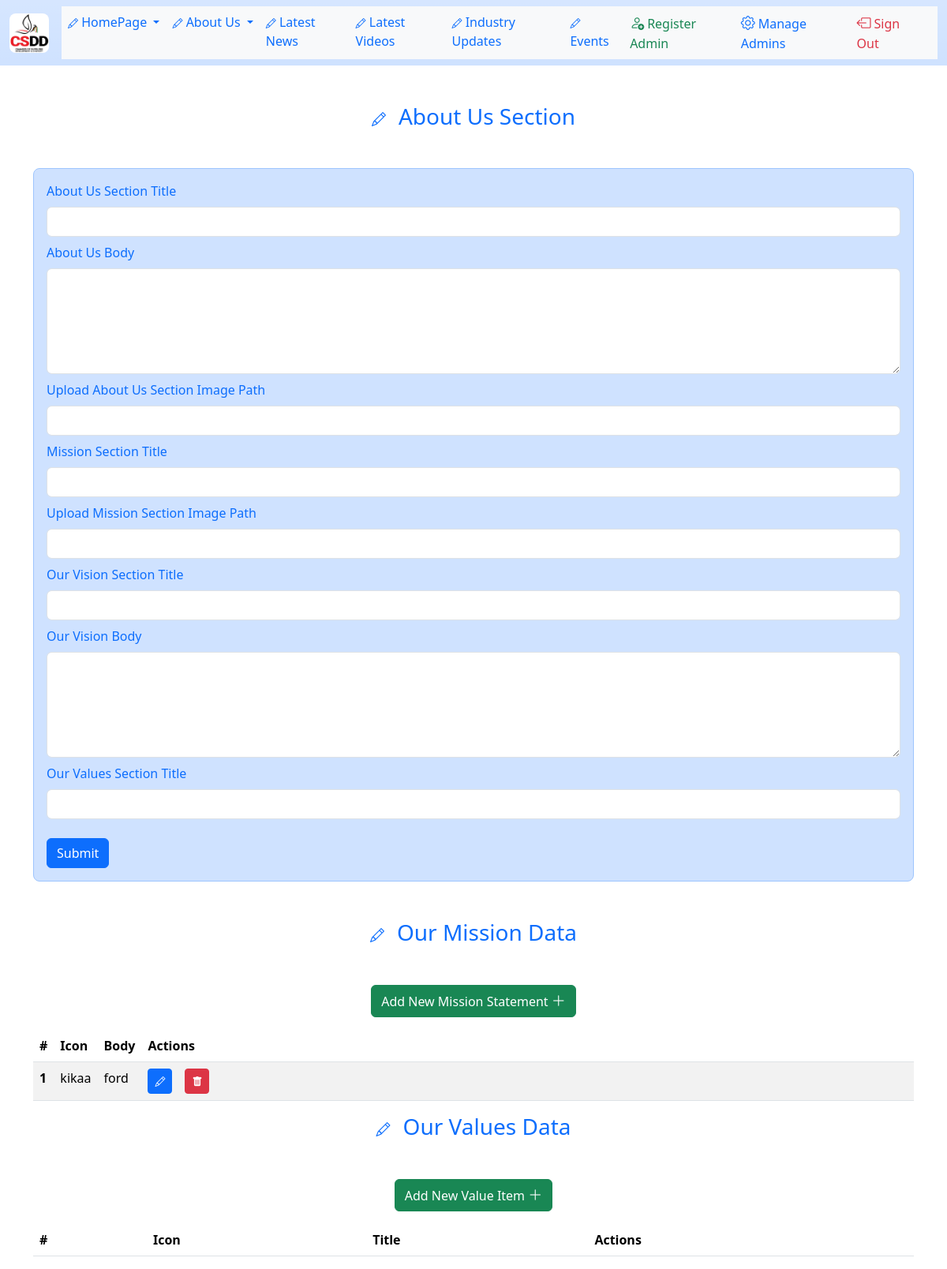
Screenshot of /about_us_section (signed in) with the database file from the repository.
### app/models.py (models this page shows, shortened)
class MissionItems(db.Model):
    id = db.Column(db.Integer, primary_key=True)
    section_mission_icon = db.Column(db.String(150))
    section_mission_body = db.Column(db.String(200))

### app/routes.py (the view)
@app.route("/about_us_section", methods=["GET", "POST"])
@login_required
def about_us_section():
    form = AboutUsSectionForm()
    query = AboutUsSection.query
    about_us_section_data = query.first()
    if form.validate_on_submit():
        if about_us_section_data is None:
            about_us_section_data = AboutUsSection(
                section_about_us_title=form.section_about_us_title.data,  # type: ignore
                section_about_us_body=form.section_about_us_body.data,  # type: ignore
                section_about_us_image_path=form.section_about_us_image_path.data,  # type: ignore
                section_mission_title=form.section_mission_title.data,  # type: ignore
                section_mission_image_path=form.section_mission_image_path.data,  # type: ignore
                section_our_vision_title=form.section_our_vision_title.data,  # type: ignore
                section_our_vision_body=form.section_our_vision_body.data,  # type: ignore
                section_vision_image=form.section_vision_image.data,  # type: ignore
                section_our_values_title=form.section_our_values_title.data,  # type: ignore
            )
            db.session.add(about_us_section_data)
            db.session.commit()
            flash("Data has been saved successfully!")
        else:
            query.update(
                {
                    "section_about_us_title": form.section_about_us_title.data,
                    "section_about_us_body": form.section_about_us_body.data,
                    "section_about_us_image_path": form.section_about_us_image_path.data,
                    "section_mission_title": form.section_mission_title.data,
                    "section_mission_image_path": form.section_mission_image_path.data,
                    "section_our_vision_title": form.section_our_vision_title.data,
                    "section_our_vision_body": form.section_our_vision_body.data,
                    "section_vision_image": form.section_vision_image.data,
                    "section_our_values_title": form.section_our_values_title.data,
                }
            )
            db.session.commit()
            flash("Changes have been saved successfully!")
        return redirect(url_for("about_us_section"))
    elif request.method == "GET":
        if about_us_section_data is not None:
            form.section_about_us_title.data = (
                about_us_section_data.section_about_us_title
            )
            form.section_about_us_body.data = (
                about_us_section_data.section_about_us_body
            )
            form.section_about_us_image_path.data = (
                about_us_section_data.section_about_us_image_path
            )
            form.section_mission_title.data = (
                about_us_section_data.section_mission_title
            )
            form.section_mission_image_path.data = (
                about_us_section_data.section_mission_image_path
            )
            form.section_our_vision_title.data = (
                about_us_section_data.section_our_vision_title
            )
            form.section_our_vision_body.data = (
                about_us_section_data.section_our_vision_body
            )
            form.section_vision_image = about_us_section_data.section_vision_image
            form.section_our_values_title.data = (
                about_us_section_data.section_our_values_title
            )
    mission_items = MissionItems.query.all()
    values_items = ValuesItems.query.all()
    return render_template(
        "admin/about_us/about_us_section.html",
        title="About Us Section",
        form=form,
        mission_items=mission_items,
        values_items=values_items,
    )

### app/forms.py
class AboutUsSectionForm(FlaskForm):
    section_about_us_title = StringField(
        "About Us Section Title", validators=[Length(min=5, max=150)]
    )
    section_about_us_body = TextAreaField(
        "About Us Body", validators=[Length(min=0, max=1000)]
    )
    section_about_us_image_path = StringField(
        "Upload About Us Section Image Path", validators=[Length(min=0, max=255)]
    )
    section_mission_title = StringField(
        "Mission Section Title", validators=[Length(min=5, max=150)]
    )
    section_mission_image_path = StringField(
        "Upload Mission Section Image Path", validators=[Length(min=0, max=255)]
    )
    section_our_vision_title = StringField(
        "Our Vision Section Title", validators=[Length(min=5, max=150)]
    )
    section_our_vision_body = TextAreaField(
        "Our Vision Body", validators=[Length(min=0, max=400)]
    )
    section_vision_image = StringField(
        "Upload Vision Section Image Path", validators=[Length(min=5, max=150)]
    )
    section_our_values_title = StringField(
        "Our Values Section Title", validators=[Length(min=5, max=150)]
    )
    submit = SubmitField("Submit")

### app/models.py (called while the page is built)
@login.user_loader
def load_user(id):
    return User.query.get(int(id))

### app/routes.py (called while the page is built)
@app.before_request
def before_request():
    if current_user.is_authenticated:
        current_user.last_seen = datetime.now(timezone.utc)
        db.session.commit()

### app/templates/admin/about_us/about_us_section.html (shortened to what this page needs)
{% extends "base.html" %} {% block content %}
<h3 class="text-center text-primary mb-5">
  <i class="bi bi-pencil me-3" style="font-size: large"></i>About Us Section
</h3>
<div class="mx-auto container-sm mb-5">
  <form
    novalidate
    action=""
    method="post"
    class="p-3 border rounded-3 bg-primary-subtle border-primary-subtle"
  >
    <div class="mb-2">
      <label for="section_about_us_title" class="form-label text-primary"
        >{{ form.section_about_us_title.label }}</label
      >
      {{form.section_about_us_title(class="form-control", type="text",
      id="section_about_us_title")}}
    </div>
    <div class="mb-2">
      <label for="section_about_us_body" class="form-label text-primary"
        >{{ form.section_about_us_body.label }}</label
      >
      {{form.section_about_us_body(class="form-control", rows=5,
      id="section_about_us_body")}}
    </div>
    <div class="mb-2">
      <label for="section_about_us_image_path" class="form-label text-primary"
        >{{ form.section_about_us_image_path.label }}</label
      >
      {{form.section_about_us_image_path(class="form-control", type="text",
      id="section_about_us_image_path")}}
    </div>
    <div class="mb-2">
      <label for="section_mission_title" class="form-label text-primary"
        >{{ form.section_mission_title.label }}</label
      >
      {{form.section_mission_title(class="form-control", type="text",
      id="section_mission_title")}}
    </div>
    <div class="mb-2">
      <label for="section_mission_image_path" class="form-label text-primary"
        >{{ form.section_mission_image_path.label }}</label
      >
      {{form.section_mission_image_path(class="form-control", type="text",
      id="section_mission_image_path")}}
    </div>
    <div class="mb-2">
      <label for="section_our_vision_title" class="form-label text-primary"
        >{{ form.section_our_vision_title.label }}</label
      >
      {{form.section_our_vision_title(class="form-control", type="text",
      id="section_our_vision_title")}}
    </div>
    <div class="mb-2">
      <label for="section_our_vision_body" class="form-label text-primary"
        >{{ form.section_our_vision_body.label }}</label
      >
      {{form.section_our_vision_body(class="form-control", rows=5,
      id="section_our_vision_body")}}
    </div>
    <div class="mb-2">
      <label for="section_our_values_title" class="form-label text-primary"
        >{{ form.section_our_values_title.label }}</label
      >
      {{form.section_our_values_title(class="form-control", type="text",
      id="section_our_values_title")}}
    </div>
    {{ form.submit(type="submit", class="mt-3 btn btn-primary")}}
  </form>
</div>
{% set mission_items = mission_items %} {% include
"admin/about_us/our_mission.html" %} {% set values_items = values_items %} {%
include "admin/about_us/our_values.html" %} {% endblock %}

### app/templates/admin/about_us/our_mission.html (shortened to what this page needs)
<h3 class="text-center text-primary mb-5">
  <i class="bi bi-pencil me-3" style="font-size: large"></i>Our Mission Data
</h3>
<h2 class="text-center mb-3">
  <a
    role="button"
    href="{{url_for('our_mission_new')}}"
    class="btn btn-success"
  >
    Add New Mission Statement
    <i class="bi bi-plus-lg" style="font-size: large"></i>
  </a>
</h2>
<div class="mx-auto container table-responsive">
  <table class="table table-striped">
    <thead>
      <tr>
        <th scope="col">#</th>
        <th scope="col">Icon</th>
        <th scope="col">Body</th>
        <th scope="col">Actions</th>
      </tr>
    </thead>
    <tbody>
      {% for data in mission_items %}
      <tr>
        <th scope="row">{{ data.id }}</th>
        <td>{{ data.section_mission_icon }}</td>
        <td>{{ data.section_mission_body }}</td>
        <td class="container text-center text-primary">
          <div class="d-flex">
            <div class="me-3">
              <a
                role="button"
                href="{{url_for('our_mission_edit', id=data.id)}}"
                class="btn btn-sm btn-primary"
              >
                <i class="bi bi-pencil" style="font-size: small"></i>
              </a>
            </div>
            <div>
              <a
                role="button"
                class="btn btn-danger btn-sm"
                data-bs-toggle="modal"
                data-bs-target="#deleteModal"
                data-id="{{data.id}}"
                onclick="handleDeleteClick(event);"
              >
                <i class="bi bi-trash-fill" style="font-size: small"></i>
              </a>
            </div>
          </div>
        </td>
      </tr>
      {% endfor %}
    </tbody>
  </table>
</div>

### rows the page displays
MissionItems: id "1", section_mission_icon "kikaa", section_mission_body "ford"
